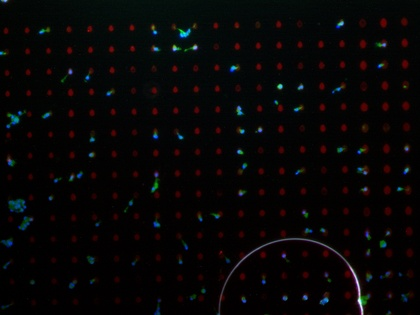
%> input picture M2_CD163_CTOG_MC_10x_3s_array_1-2 - Kopie.jpg, 420 x 315 px, shrunk from 1600 x 1200 before the run
$ octave --eval "result = removeHair('M2_CD163_CTOG_MC_10x_3s_array_1-2 - Kopie.jpg');"   (GNU Octave 9; MATLAB toolbox functions it lacks are replaced by stand-ins)
%> lines starting %> are read from the running program, lines starting %| are printed output that depends on the picture; in (x1, y1, x2, y2) boxes, pixels count from 0 and x2, y2 are one past the last pixel; in counts of white or black regions, pixels touching at a corner belong together; the program's own positions count from 1
function [orig, img_new] = removeHair(filename, varargin)
p = inputParser;
validRect = @(x) isnumeric(x) && numel(x) == 4;
validChannel = @(x) (ischar(x) || isnumeric(x));
validScale = @(x) isnumeric(x) && isscalar(x) && (x > 0);
validOpen = @(x) iscell(x) && numel(x)==2 && ischar(x{1}) && isnumeric(x{2});
validDilate = @(x) iscell(x) && numel(x)==2 && ischar(x{1}) && isnumeric(x{2});

addRequired(p,'filename', validChannel);
addParameter(p,'channel', 'k', validChannel);
addParameter(p,'rect',[],validRect);
addParameter(p,'scale',0.7,validScale);
addParameter(p,'open',{'disk', 3},validOpen);
addParameter(p,'dilate',{'disk', 2},validDilate);
addParameter(p,'revert',1,validScale);
addParameter(p,'window',7,validScale);
addParameter(p,'debug',0,validScale);
addParameter(p,'otsu',0,validScale);


parse(p,filename,varargin{:});

orig = imread(p.Results.filename);
%> orig is the input picture: size 315x420x3 uint8; mean R, G, B 7.4, 5.9, 6.1
if ~isempty(p.Results.rect)
    orig = imcrop(orig, p.Results.rect);
end
if p.Results.debug
    close all
    figure(1), imshow(orig);
end
switch(p.Results.channel)
    case {1,'r'}
        crop = medfilt2(orig(:,:,1));
        % chan = 'origRed';
    case {2,'g'}
        crop = medfilt2(orig(:,:,2));
        % chan = 'origGreen';
    case {3,'b'}
        crop = medfilt2(orig(:,:,3));
        % chan = 'origBlue';
    otherwise
        crop = rgb2gray(cat(3,medfilt2(orig(:,:,1)),medfilt2(orig(:,:,2)),medfilt2(orig(:,:,3))));
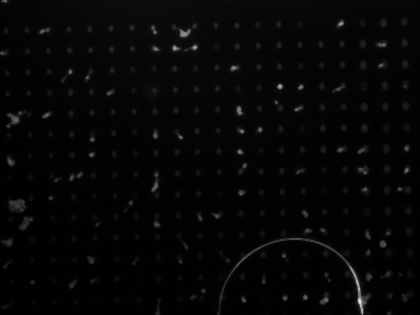
%> crop: size 315x420 uint8; min 0, max 233, mean 6
        % chan = 'grayScale';
end
if p.Results.revert
    crop = 255 - crop;
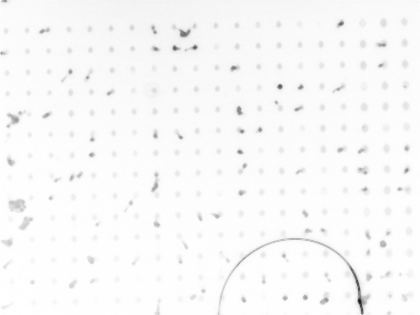
%> crop: size 315x420 uint8; min 22, max 255, mean 249
end
[x,y] = size(crop);
%> x = 315; y = 420
se1 = strel(p.Results.open{:});
img_c = imclose(crop,se1);
if p.Results.debug
    figure(2), imshow(img_c,[]);
end

img_fur = double(img_c) - double(crop);
if p.Results.debug
    figure(3),imshow(img_fur,[]);
end
if p.Results.otsu
    % [X,Y]=meshgrid(1:x, 1:y);
    % tt=((2*X-x)/x).^2+((2*Y-y)/y).^2 < 1;
    tt = true([x y]);
    thresh = otsu(img_fur(tt),sum(tt(:)));
else
    thresh = multithresh(img_fur);
%> thresh = 24.11
    thresh = thresh * p.Results.scale;
%> thresh = 16.88
    tt = true([x y]);
end
img_b = (img_fur>thresh);
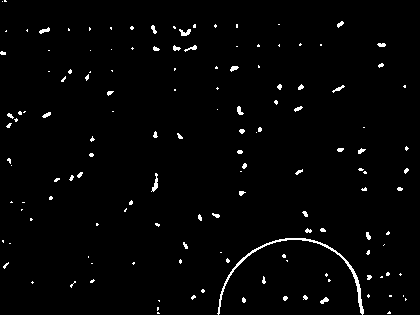
%> img_b: size 315x420 logical; 1.9% white in thin lines or dots
if p.Results.debug
    figure(4),imshow(img_b);
end
se2 = strel(p.Results.dilate{:});
img_b =imdilate(img_b,se2);
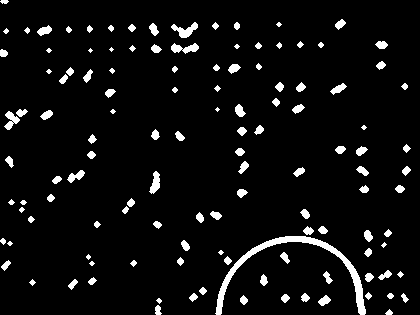
%> img_b: size 315x420 logical; 5.7% white; 124 white regions (14 under 20 px), largest, box (x1, y1, x2, y2) and area: (215, 236, 366, 315) 1441, (171, 22, 198, 38) 196, (171, 43, 199, 54) 175
if p.Results.debug
    figure(5),imshow(img_b);
end
img_new = 0 * orig;
%> img_new: size 315x420x3 uint8; every value is 0
wnd = p.Results.window;
for i = 1:x
    for j = 1:y
        if img_b(i,j) == false
            img_new(i,j,:) = orig(i,j,:);
        else
            ttt = orig(max(1,i-wnd):min(i+wnd,x),max(j-wnd,1):min(j+wnd,y),:); % region
            no_efficient_pix = cat(3,img_b(max(1,i-wnd):min(i+wnd,x),max(j-wnd,1):min(j+wnd,y)),not(tt(max(1,i-wnd):min(i+wnd,x),max(j-wnd,1):min(j+wnd,y))));
            no_efficient_pix = any(no_efficient_pix,3);
            ttt = ttt.*repmat(uint8(not(no_efficient_pix)),[1,1,3]);
            efficient_pix_num = (2*wnd+1)^2-sum(no_efficient_pix(:));
            img_new(i,j,:) = uint8(sum(sum(ttt))./efficient_pix_num);
        end
    end
end
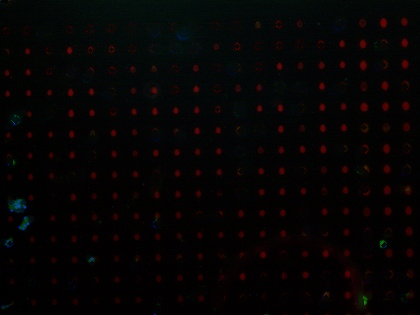
%> img_new: size 315x420x3 uint8; mean R, G, B 6, 4, 3.9
%> after the loop, efficient_pix_num = 195
if p.Results.debug
    figure(6),imshow(img_new,[]);
end
end

function thresh = otsu(data,pix_num)
img_var = zeros(256,1);
for i=1:256
     w0 = sum(sum(data<=i-1))./pix_num;
     w1 = 1-w0;
     u0 = sum(sum(data.*double(data<=i-1)))./(w0*pix_num);
     u1 = sum(sum(data.*double(data>i-1)))./(w1*pix_num);
     img_var(i) = w0.*w1.*((u0-u1).^2);
end
[~,I] = max(img_var);
thresh = I-1;
end

$ run again, on Project001_Series005_z0.tif
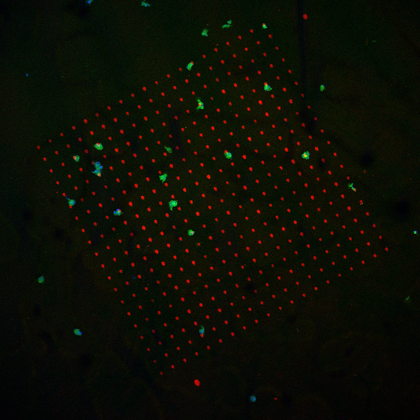
%> input picture Project001_Series005_z0.tif, 420 x 420 px, shrunk from 512 x 512 before the run
%> in removeHair, orig is the input picture: size 420x420x3 uint8; mean R, G, B 12.6, 14.6, 4.7
%> in removeHair, `crop = 255 - crop;`:
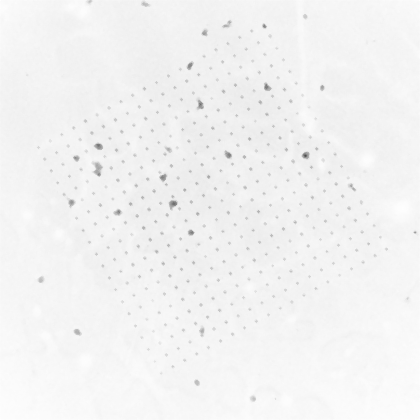
%> crop: size 420x420 uint8; min 77, max 255, mean 242.5
%> in removeHair, `thresh = multithresh(img_fur);`: thresh = 14.99
%> in removeHair, `thresh = thresh * p.Results.scale;`: thresh = 10.49
%> after the loop in removeHair, `for i = 1:x`:
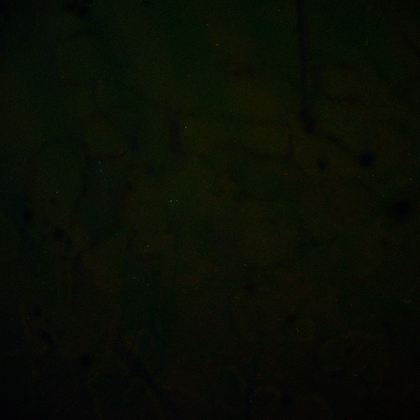
%> img_new: size 420x420x3 uint8; mean R, G, B 9.5, 14.1, 4.4
%> after the loop in removeHair, `for i = 1:x`: efficient_pix_num = 181
